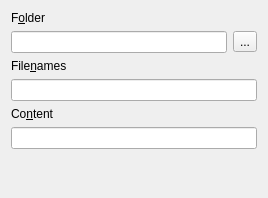
           <widget class="QWidget" name="page_7">
            <property name="geometry">
             <rect>
              <x>0</x>
              <y>0</y>
              <width>268</width>
              <height>198</height>
             </rect>
            </property>
            <attribute name="label">
             <string>&amp;Advanced Find</string>
            </attribute>
            <layout class="QGridLayout" name="gridLayout_4">
             <item row="0" column="0">
              <layout class="QVBoxLayout" name="verticalLayout_5">
               <item>
                <widget class="QLabel" name="directoryLabel">
                 <property name="text">
                  <string>F&amp;older</string>
                 </property>
                 <property name="buddy">
                  <cstring>directoryLineEdit</cstring>
                 </property>
                </widget>
               </item>
               <item>
                <layout class="QHBoxLayout" name="horizontalLayout_2">
                 <item>
                  <widget class="QLineEdit" name="directoryLineEdit"/>
                 </item>
                 <item>
                  <widget class="QToolButton" name="browseToolButton">
                   <property name="toolTip">
                    <string extracomment="Select folder">Select folder</string>
                   </property>
                   <property name="text">
                    <string>...</string>
                   </property>
                  </widget>
                 </item>
                </layout>
               </item>
               <item>
                <widget class="QLabel" name="fileLabel">
                 <property name="text">
                  <string>File&amp;names</string>
                 </property>
                 <property name="buddy">
                  <cstring>fileLineEdit</cstring>
                 </property>
                </widget>
               </item>
               <item>
                <widget class="QLineEdit" name="fileLineEdit">
                 <property name="toolTip">
                  <string extracomment="Wildcards">Wildcards</string>
                 </property>
                </widget>
               </item>
               <item>
                <widget class="QLabel" name="label_4">
                 <property name="text">
                  <string>Co&amp;ntent</string>
                 </property>
                 <property name="buddy">
                  <cstring>contentLineEdit</cstring>
                 </property>
                </widget>
               </item>
               <item>
                <widget class="QLineEdit" name="contentLineEdit">
                 <property name="toolTip">
                  <string extracomment="Regular expression">Regular expression</string>
                 </property>
                </widget>
               </item>
               <item>
                <spacer name="verticalSpacer_4">
                 <property name="orientation">
                  <enum>Qt::Vertical</enum>
                 </property>
                 <property name="sizeHint" stdset="0">
                  <size>
                   <width>20</width>
                   <height>41</height>
                  </size>
                 </property>
                </spacer>
               </item>
              </layout>
             </item>
            </layout>
           </widget>
